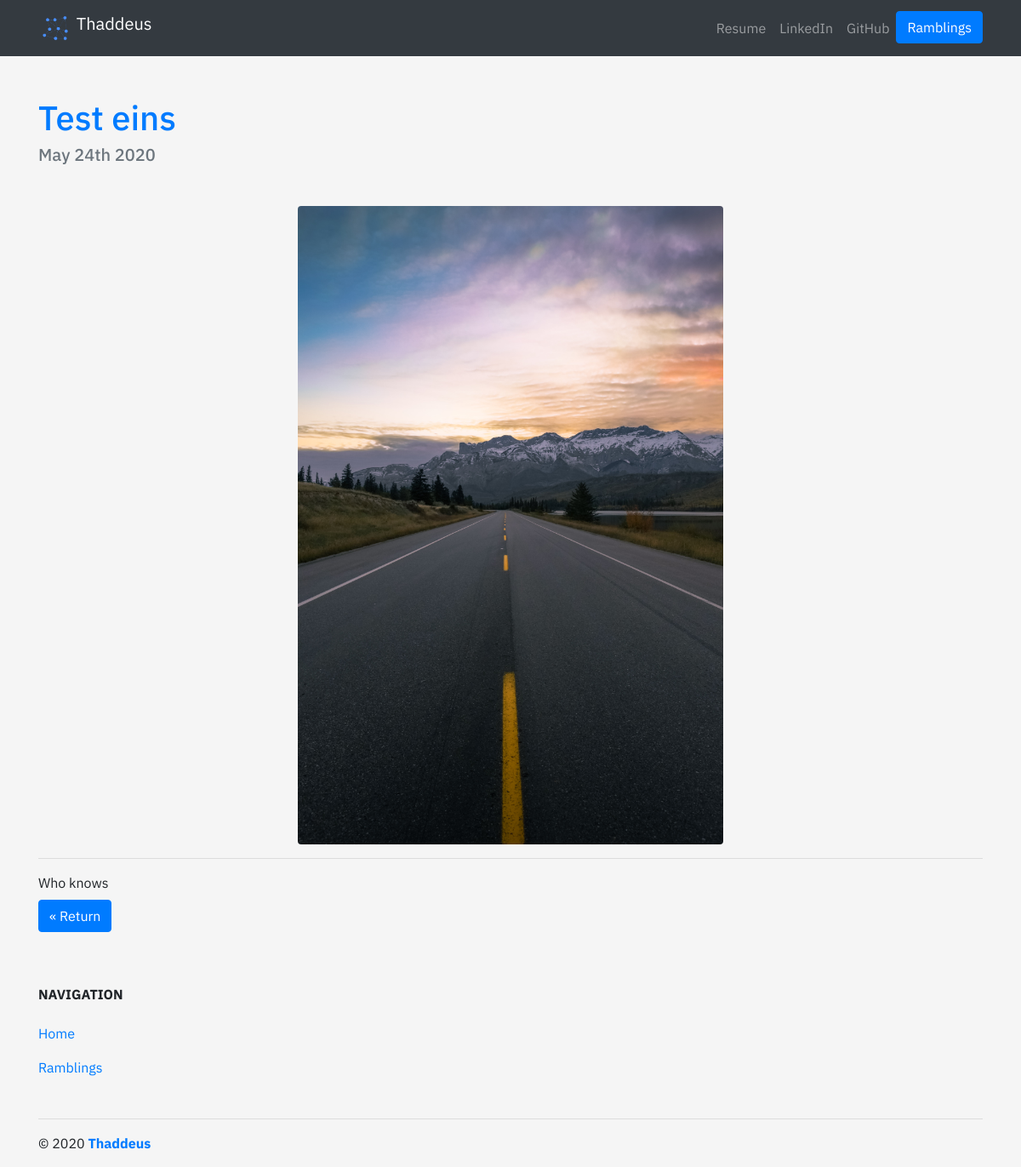
Page /blog/1/ on the committed database.
### blog/models.py (models this page shows, shortened)
class Blog(models.Model):
    title = models.CharField(max_length=200)
    description = models.TextField()
    date = models.DateField()
    category = models.CharField(max_length=100, blank=True)
    image = models.ImageField(upload_to='blog/images/', blank=True)

### blog/views.py (the view)
# urls.py: path('<int:blog_id>/', views.detail, name='detail'),
def detail(request, blog_id):
    blog = get_object_or_404(Blog, pk=blog_id)
    return render(request, 'blog/detail.html', {'blog':blog})

### blog/templates/blog/detail.html
{% extends "portfolio/base.html" %}
{% load static %}
{% block content %}
<div class="container">
<h1 class="text-primary mt-5" id="blogdetailtitle">{{ blog.title }}</h1>
<h5 class="text-muted mb-5">{{ blog.date|date:'F jS Y' }}</h5>
<img class="img-fluid rounded mx-auto d-block" src="{{ blog.image.url }}" width="500"  preserveAspectRatio="xMidYMid slice" focusable="false">
</div>
<div class="container">
<hr>
{{ blog.description|safe }}
<br>
<a class="btn btn-primary my-2" href="{% url 'blog:all_blogs' %}" role="button">&laquo; Return</a>
</div>
{% endblock %}

### portfolio/static/portfolio/custom.css (style rules this page uses)
body { font-family: 'IBM Plex Sans', sans-serif; }
body { background: #F5F5F5 !important; }

### rows in the picture
Blog: title "Test eins", date "May 24th 2020", image (picture), description "Who knows"
